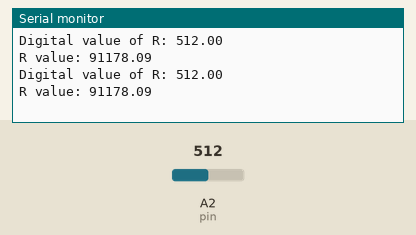
Bench run of a sketch on a simulated Arduino Uno, built with avr-gcc and run on an emulated ATmega328P. Shown: the last lines printed to the serial monitor. Inputs (shaded band) come from the test bench; at power-on: A2 (pin) = 512.

Above: at 2.8 s.
2.9 s: A2 (pin) set to 23
At 4.7 s:
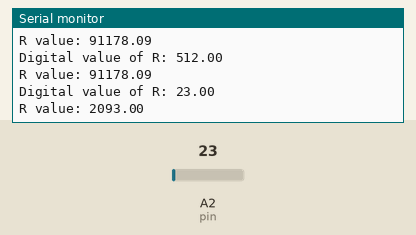
5.6 s: A2 (pin) set to 18
At 7.5 s:
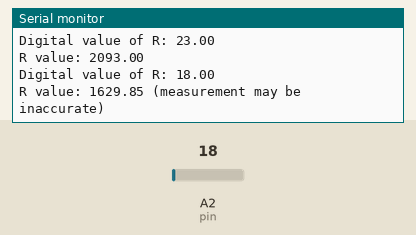
Timing chart, 0 to 9.0 s (numbered marks = the images above; inputs shaded):
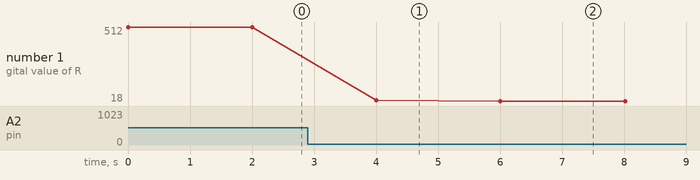

Measured:
- the behaviour switches between 21 and 20 on A2 (pin) (found by bisection; images 1 and 2)
- after the input at 2.9 s, the serial monitor: prints a new line after 1.1 s (image 1)
- after the input at 5.6 s, the serial monitor: prints a new line after 0.40 s (image 2)
- plotted number 1: 512 → 23 after the input at 2.9 s, 23 → 18 after the input at 5.6 s

The sketch:

resistorValue.ino
```cpp
int pin = A2;
float value = 0.0;
float knownR = 0.0;
float R = 0;
float inputV = 1023.0;
float upper = 0.0;// upper bound
float lower = 0.0;// lower bound
float factor = 50.0; // TODO: how to determine the accuracy?

void setup() {
Serial.begin(9600);
knownR = 91000.0; // known resister
upper = knownR * (factor/2);
lower = knownR / factor;
}

void loop() {
value = analogRead(pin);
Serial.print("Digital value of R: "); // the digital value from analogRead
Serial.println(value);

R = (knownR * value) / (inputV - value);// voltage divider
Serial.print("R value: ");
Serial.print(R);

if(R - knownR >= upper || R <= lower){// depend on the knownR, the range of measurement can be different
  Serial.println(" (measurement may be inaccurate)");
} else {
  Serial.println("");
}

delay(2000);

}
```
